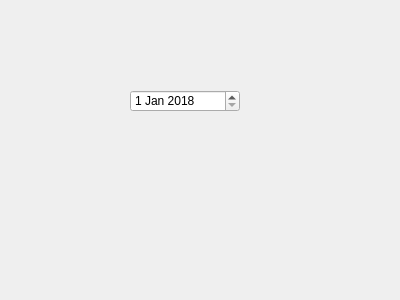
<?xml version="1.0" encoding="UTF-8"?>
<ui version="4.0">
 <class>Dialog</class>
 <widget class="QDialog" name="Dialog">
  <property name="geometry">
   <rect>
    <x>0</x>
    <y>0</y>
    <width>400</width>
    <height>300</height>
   </rect>
  </property>
  <property name="windowTitle">
   <string>Dialog</string>
  </property>
  <widget class="QDateEdit" name="dateEdit">
   <property name="geometry">
    <rect>
     <x>130</x>
     <y>90</y>
     <width>110</width>
     <height>22</height>
    </rect>
   </property>
   <property name="dateTime">
    <datetime>
     <hour>0</hour>
     <minute>0</minute>
     <second>0</second>
     <year>2018</year>
     <month>1</month>
     <day>1</day>
    </datetime>
   </property>
  </widget>
 </widget>
 <resources/>
 <connections/>
</ui>
